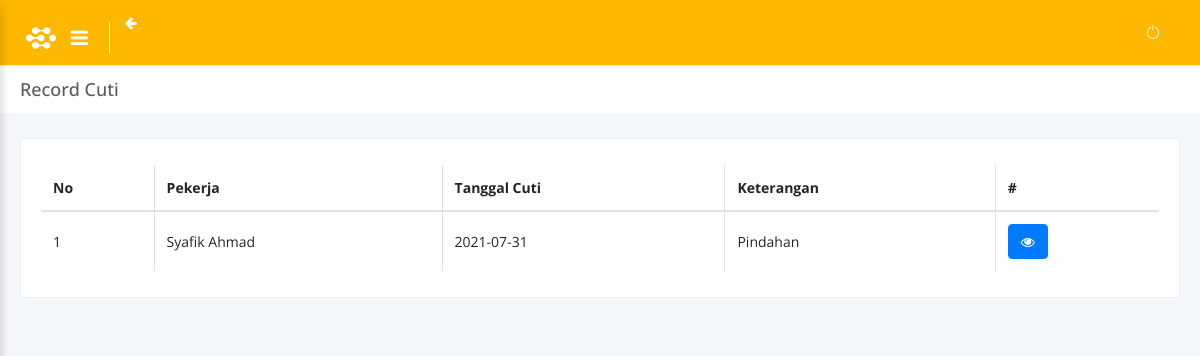
The page /index.php/cuti on the database as committed earlier.
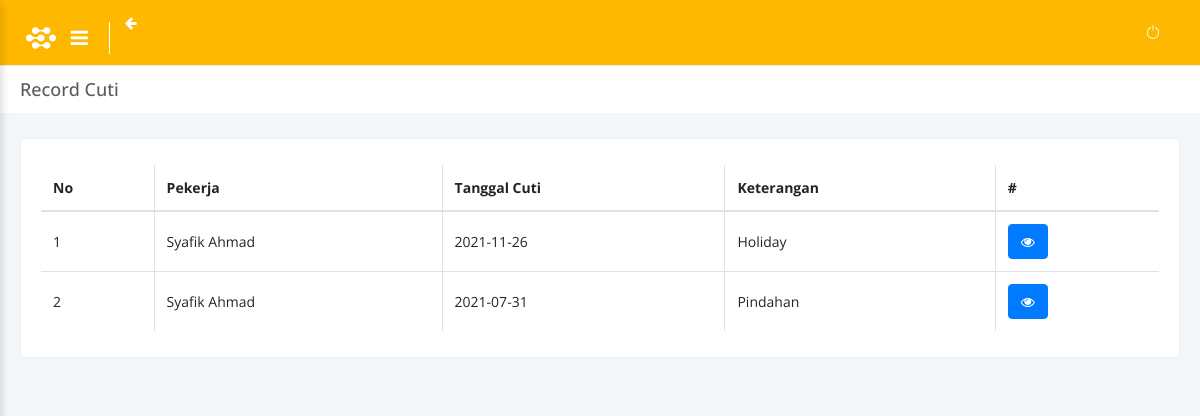
The same page on the database as committed later.
### tables this page shows
CREATE TABLE `cuti` (
  `id` int(11) NOT NULL,
  `id_pekerja` int(11) NOT NULL,
  `tgl_cuti` date NOT NULL,
  `keterangan` varchar(255) NOT NULL,
  `status` tinyint(1) NOT NULL,
  `created_at` datetime NOT NULL,
  `updated_at` timestamp NOT NULL DEFAULT CURRENT_TIMESTAMP ON UPDATE CURRENT_TIMESTAMP
);

CREATE TABLE `master_pekerja` (
  `id` int(11) NOT NULL,
  `fungsi` varchar(50) DEFAULT NULL,
  `nama_jabatan` varchar(100) DEFAULT NULL COMMENT 'wadir: wakil direktur, ka: kepala, pws: pengawas, pnt: penata',
  `kode_jabatan` varchar(50) DEFAULT NULL,
  `bagian` varchar(50) DEFAULT NULL,
  `divisi` varchar(50) DEFAULT NULL,
  `gol_upah` int(11) DEFAULT NULL,
  `tmt_gol_upah` date DEFAULT NULL,
  `lama_gol_upah` int(11) DEFAULT NULL,
  `nopek` varchar(50) DEFAULT NULL,
  `nama_pekerja` varchar(100) DEFAULT NULL,
  `gelar` varchar(50) DEFAULT NULL,
  `jenis_kelamin` varchar(1) DEFAULT NULL,
  `tmt_pwtt` date DEFAULT NULL,
  `jenjang_pendidikan` varchar(20) DEFAULT NULL,
  `status_pekerja` varchar(5) DEFAULT NULL,
  `status_pernikahan` varchar(10) DEFAULT NULL,
  `created_at` datetime NOT NULL,
  `updated_at` timestamp NOT NULL DEFAULT CURRENT_TIMESTAMP ON UPDATE CURRENT_TIMESTAMP
);

### application/libraries/Template.php (called while the page is built)
<?php if (!defined('BASEPATH')) exit('No direct script access allowed');
class Template
{
	var $template_data = array();
	function set($name, $value)
	{
		$this->template_data[$name] = $value;
	}
	function load($template = '', $view = '', $view_data = array(), $return = FALSE)
	{
		$this->CI = &get_instance();
		$this->set('contents', $this->CI->load->view($view, $view_data, TRUE));
		return $this->CI->load->view($template, $this->template_data, $return);
	}
}

### application/controllers/Cuti.php (called while the page is built, shortened)
<?php
class Cuti extends CI_Controller
{
	public function index()
	{
		$data['record'] = $this->cuti_model->get_cuti();
		$this->template->load('templates/contents', 'cuti', $data);
	}
}

### index.php (called while the page is built, shortened)
<?php
require_once BASEPATH.'core/CodeIgniter.php';

### application/models/Cuti_model.php (called while the page is built, shortened)
<?php
class Cuti_model extends CI_Model
{
	function get_cuti()
	{
		$this->db->select('cuti.*, master_pekerja.nama_pekerja');
		$this->db->from('cuti');
		$this->db->join('master_pekerja', 'cuti.id_pekerja = master_pekerja.id', 'inner');
		$this->db->order_by('created_at', 'DESC');
		$query = $this->db->get();
		return $query->result();
	}
}

### application/views/cuti.php (the view, shortened to what this page needs)
<div id="main-content">
    <div class="block-header">
        <div class="row clearfix">
            <div class="col-md-6 col-sm-12">
                <h2>Record Cuti</h2>
            </div>
        </div>
    </div>
    <div class="container-fluid">
        <div class="row clearfix">
            <div class="col-lg-12">
                <div class="card">
                    <div class="body">
                        <div class="table-responsive">
                            <table id="table" class="table table-bordered table-hover js-basic-example dataTable table-custom">
                                <thead>
                                    <tr>
                                        <th>No</th>
                                        <th>Pekerja</th>
                                        <th>Tanggal Cuti</th>
                                        <th>Keterangan</th>
                                        <th>#</th>
                                    </tr>
                                </thead>
                                <tbody>
                                    <?php
                                    $no = 1;
                                    foreach ($record as $key) {
                                    ?>
                                        <tr>
                                            <td><?= $no ?></td>
                                            <td><?= $key->nama_pekerja ?></td>
                                            <td><?= $key->tgl_cuti ?></td>
                                            <td><?= $key->keterangan ?></td>
                                            <td><a class="btn btn-primary" href="<?php echo base_url(); ?>cuti/detail/<?=$key->id?>"><i class="fa fa-eye"></i></a></td>
                                        </tr>
                                    <?php
                                        $no++;
                                    }
                                    ?>
                                </tbody>
                            </table>
                        </div>
                    </div>
                </div>
            </div>
        </div>
    </div>
</div>

Rows that differ between the two databases and show on the page:
added cuti: id_pekerja.nama_pekerja "Syafik Ahmad", tgl_cuti "2021-11-26", keterangan "Holiday"
